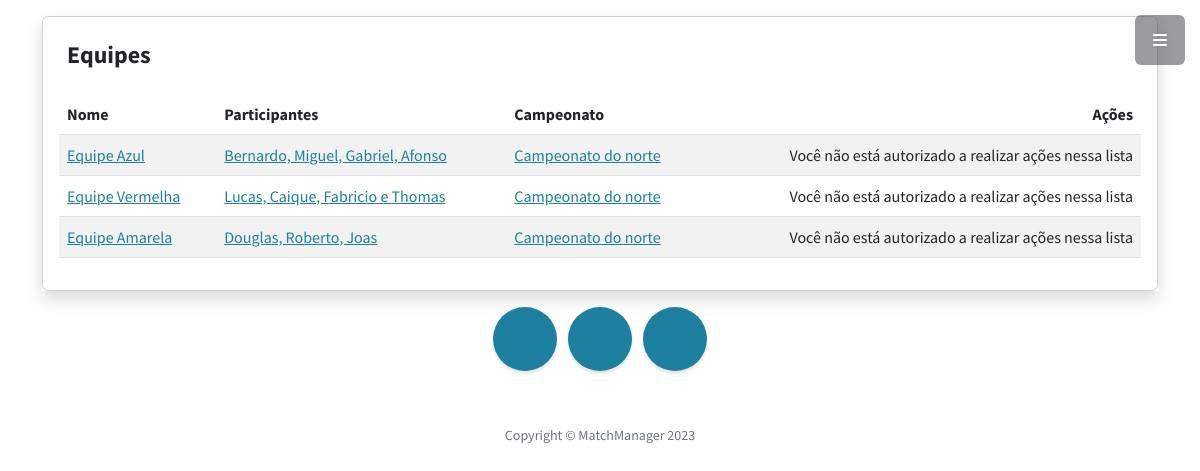
/equipes/, run on the app's committed database.
### Equipe/models.py (models this page shows, shortened)
class Equipe(models.Model):
    nome = models.CharField(max_length=200, verbose_name= 'Nome', null= True )
    participantes = models.CharField(max_length=200, verbose_name= 'Participantes', null= True )
    Campeonato = models.ForeignKey('Campeonato.Campeonato', on_delete= models.CASCADE, null= True)
    escudo = models.ImageField(upload_to='escudos/', null= True)

### Campeonato/models.py (models this page shows)
class Campeonato(models.Model):
    TIPOS =(
        ("1", "Ponto Corrido"),
        ("2", "Mata-Mata"),
        ("3", "Fase de Grupo/Mata-Mata"))
    nome = models.CharField(max_length=200, verbose_name= 'Nome', null= True )
    qtdequipe = models.IntegerField( verbose_name= 'Quantidade de equipes', null= True )
    tipopartida = models.CharField(max_length=1,choices=TIPOS, verbose_name= 'Tipo de partida', null= True )
    def __str__(self):
        return self.nome

### Equipe/views.py (the view)
# urls.py: path('', views.listar, name='listar'),
def listar(request):
    Equipes = Equipe.objects.all()
    context = {
        "equipes": Equipes
    }
    return render(request, 'equipes/listar.html', context)

### Templates/equipes/listar.html (shortened to what this page needs)
{% extends '_base.html' %}
{% load static %}
{% block content %}
<div class="mx-auto">
    <div class="col-lg-12 shadow mt-3">
    <div class="card">
        <div class="card-body">
            <div class="card-title">
                <div class= "d-flex flex-row">
                    <h4 class="p-2 col-lg-4">Equipes</h4>
                    <div class=" p-2 col-lg-8 d-grid gap-2 d-md-flex justify-content-md-end">
                        </div>
                    </div>
            </div>
            <div class="table-responsive">
                <table class="table table-striped ">
                    <thead>
                        <tr>
                            <th>Nome</th>
                            <th>Participantes</th>
                            <th>Campeonato</th>
                            <th style="text-align:right">Ações</th>
                        </tr>
                    </thead>
                    <tbody>
                    {% if equipes %}
                    {% for p in equipes %}
                        <tr>
                            <td><a href="/equipes/{{ p.id }}/"class="text-primary">{{ p.nome }}</a></td>
                            <td><a href="/equipes/{{ p.id }}/"class="text-primary">{{ p.participantes }}</a></td>
                            <td><a href="/equipes/{{ p.id }}/"class="text-primary">{{ p.Campeonato }}</a></td>
                            <td style="text-align:right">
                                {% if request.user.is_authenticated %}
                                <span>
                                    <a href="/equipes/excluir/{{ p.id }}/" data-toggle="tooltip" data-placement="top" title="" data-original-title="Close"><i class="fa fa-close color-danger m-2"></i></a>
                                    <a href="/equipes/editar/{{ p.id }}/" data-toggle="tooltip" data-placement="top" title="" data-original-title="Edit"><i class="fa fa-pencil color-muted m-r-5 m-2"></i> </a>
                                    </span>
                                    {% else %}
                                    <a> Você não está autorizado a realizar ações nessa lista </a>
                                {% endif %}
                                </td>
                        </tr>
                        {%endfor%}
                    {% else %}
                                    <p>Não há registro de equipes.</p>
                    {%endif%}
                </tbody>
                </table>
            </div>
        </div>
    </div>
</div>
</div>
{%endblock%}

### data on the page
Equipe: nome "Equipe Azul", participantes "Bernardo, Miguel, Gabriel, Afonso", Campeonato "Campeonato do norte"
Equipe: nome "Equipe Vermelha", participantes "Lucas, Caique, Fabricio e Thomas", Campeonato "Campeonato do norte"
Equipe: nome "Equipe Amarela", participantes "Douglas, Roberto, Joas", Campeonato "Campeonato do norte"
